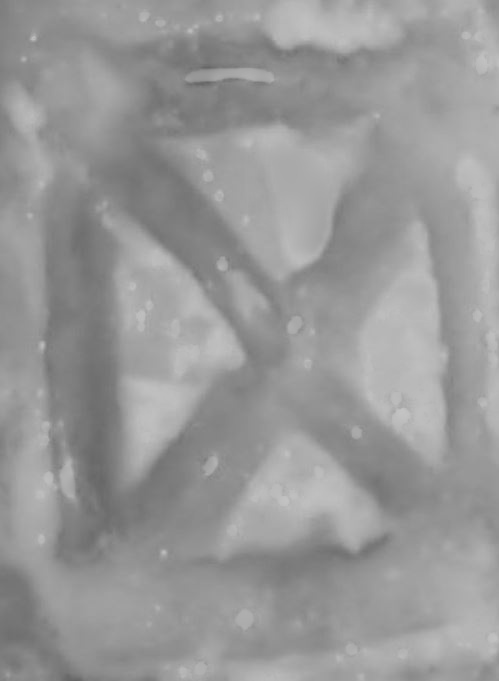
#> input picture Pycode/ReflectionCorrected/Capture.JPG, 499 x 681 px
$ python BorderDetection.py ReflectionCorrected/Capture.JPG
#> lines starting #> are read from the running program, lines starting #| are printed output that depends on the picture
import numpy as np
import pywt
from matplotlib import pyplot as plt
import sys
import cv2


THERSHOLD = 0.5


x = cv2.imread(sys.argv[1],cv2.IMREAD_GRAYSCALE)
#> x is the input picture: shape (681, 499); min 100, max 196, mean 152
x = x/255.0

x[x>THERSHOLD] = 0
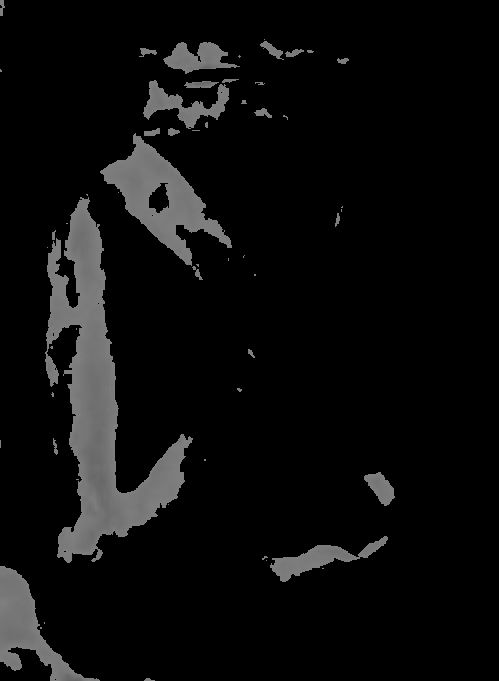
#> x: shape (681, 499) float64; min 0, max 0.498, mean 0.0482

kernel = np.ones((9,9))
gradient = cv2.morphologyEx(x, cv2.MORPH_GRADIENT, kernel)
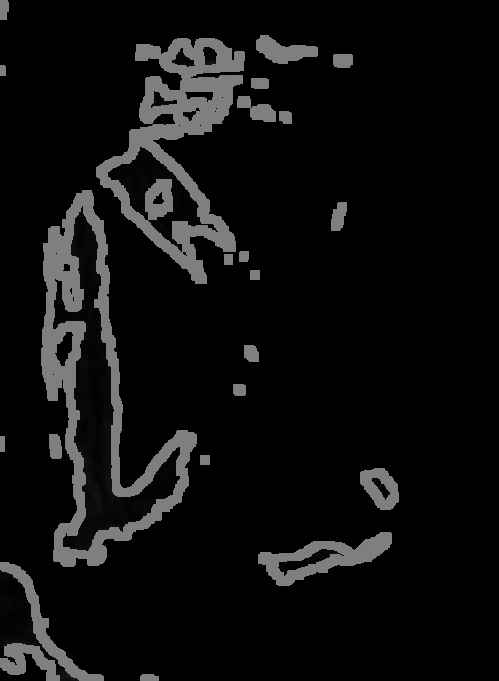
#> gradient: shape (681, 499) float64; min 0, max 0.498, mean 0.0565
gradient = gradient.astype('uint8')
#> gradient: shape (681, 499); every value is 0
edges = cv2.Canny(gradient,60,150)

cv2.imshow("Original",x)
# cv2.imshow("gradient",gradient)
# cv2.imshow("Edges",edges)
cv2.waitKey(0)
cv2.destroyAllWindows()
